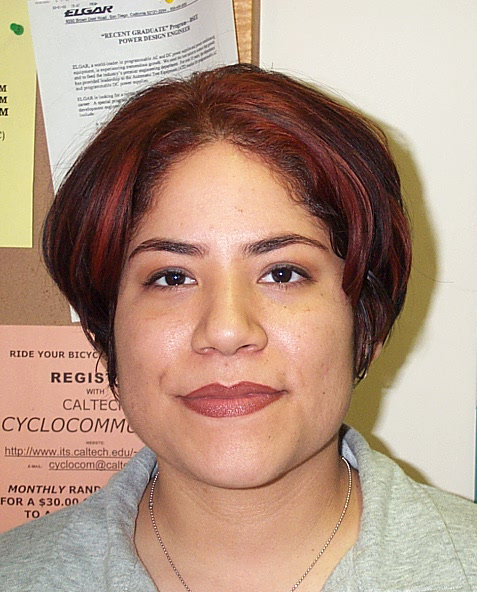
%> input picture db0_1.jpg, 477 x 592 px
$ octave --eval "result = EyeDetection(imread('db0_1.jpg'));"   (GNU Octave 9; MATLAB toolbox functions it lacks are replaced by stand-ins)
%> lines starting %> are read from the running program, lines starting %| are printed output that depends on the picture
function [EyeDetectedImg] = EyeDetection(inputImg)

YCbCr_img = rgb2ycbcr(inputImg);
%> YCbCr_img: size 592x477x3 uint8; mean of channels 1, 2, 3 151.7, 115.8, 142.1
Y = im2double((YCbCr_img(:,:,1)));
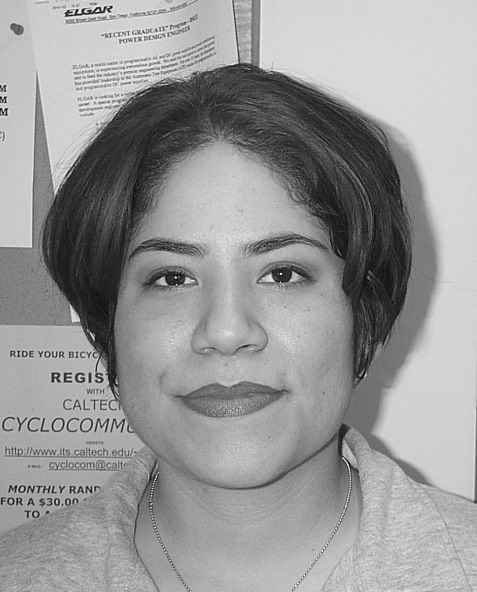
%> Y: size 592x477 double; min 0.0667, max 0.922, mean 0.595
Cb = im2double((YCbCr_img(:,:,2)));
Cr = im2double((YCbCr_img(:,:,3)));
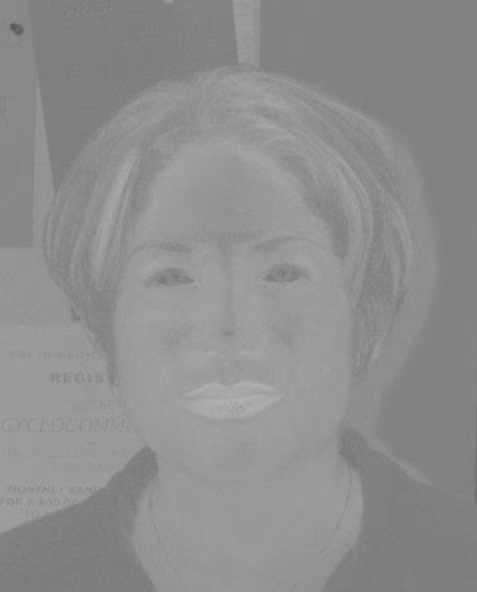
%> Cr: size 592x477 double; min 0.353, max 0.69, mean 0.557

CrNegative = (1-Cr).^2;
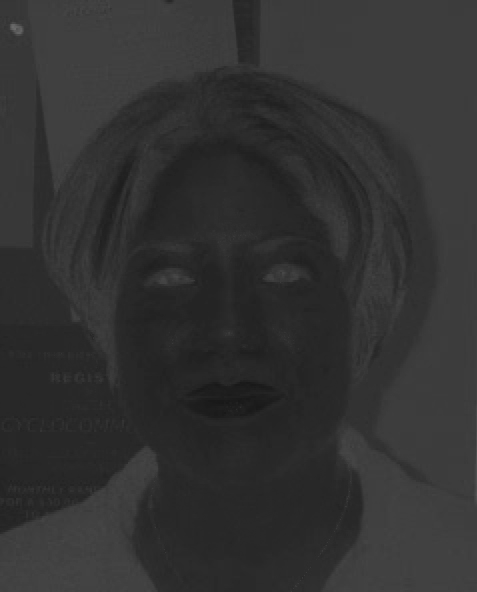
%> CrNegative: size 592x477 double; min 0.096, max 0.419, mean 0.198
Cb = (Cb.^2);
CbCr =(Cb./Cr);
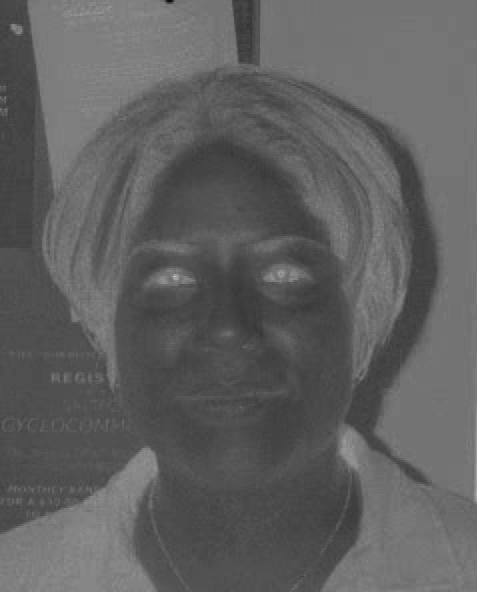
%> CbCr: size 592x477 double; min 0.0449, max 0.769, mean 0.378

%Adding the normalized values
EyeMapC = (CbCr + CrNegative + Cb)/3;

EyeMapC = histeq(EyeMapC);
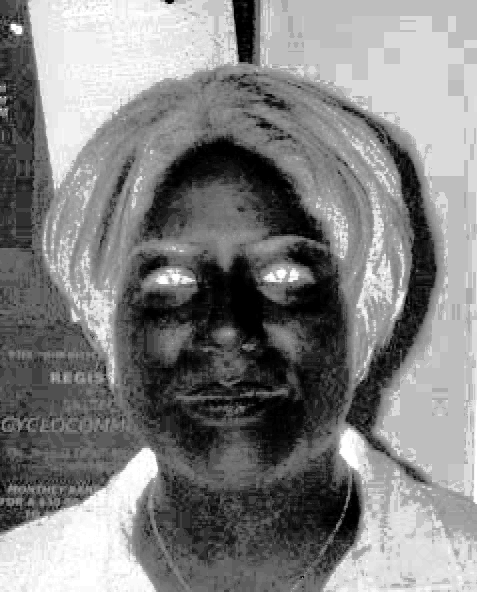
%> EyeMapC: size 592x477 double; min 0, max 1, mean 0.51

se_1 = strel('Disk', 10);
EyeMapL = imdilate(Y, se_1) ./ (imerode(Y, se_1) + 1);
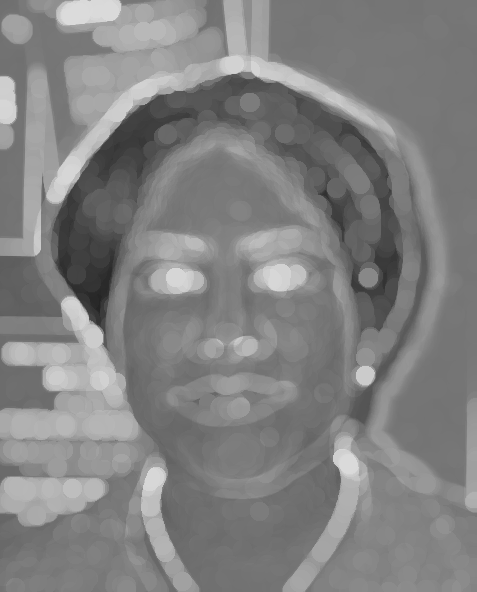
%> EyeMapL: size 592x477 double; min 0.143, max 0.861, mean 0.51

%Combinding the eyemaps
EyeDetectedImg = EyeMapC.*EyeMapL;

%Dialiting resulting eyemaps
se_2 = strel(10);
EyeDetectedImg = imdilate(EyeDetectedImg, se_2);

%Normalizing
EyeDetectedImg = (EyeDetectedImg./max(EyeDetectedImg(:)));
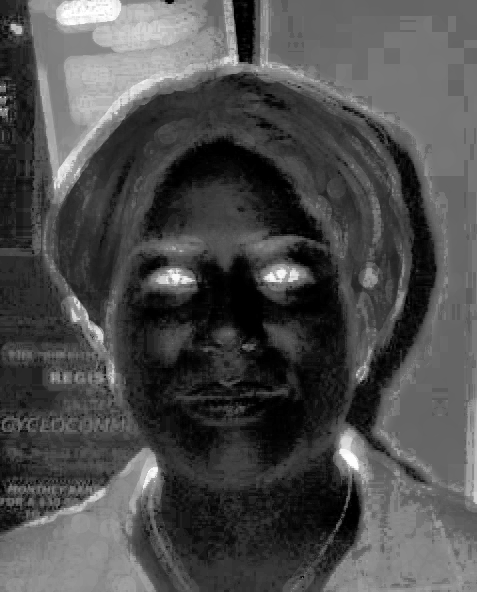
%> EyeDetectedImg: size 592x477 double; min 0, max 1, mean 0.304

end
